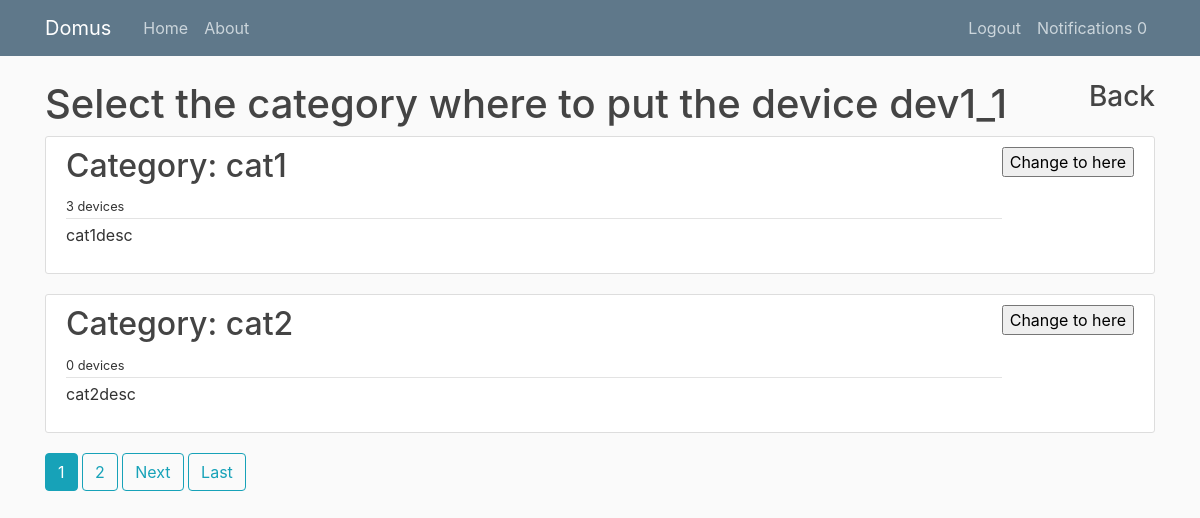
/category/24/device/41/changecategory/24/ (signed in), run on the app's committed database.
### devices/models.py (models this page shows, shortened)
class UserProfile(models.Model):
    user = models.OneToOneField(User,on_delete=models.CASCADE)
    unreaded_notifications = models.IntegerField()

class Device(models.Model):
    deviceID = models.CharField(max_length=50, unique = True)
    Devtype = models.ForeignKey(DeviceType,on_delete=models.CASCADE)
    name = models.CharField(max_length=50)
    description = models.CharField(max_length=250)
    ip_adress = models.CharField(max_length=15)
    port = models.IntegerField()
    path = models.CharField(max_length = 100, default = '/')

class Category(models.Model):
    description = models.CharField(max_length=250)
    name = models.CharField(max_length=30)
    owner = models.ForeignKey(User,on_delete=models.CASCADE)
    devices = models.ManyToManyField(Device)

### devices/views.py (the view, shortened to what this page needs)
# urls.py: path('category/<int:catpk>/device/<int:pk>/changecategory/<int:oldcatpk>/',ChangeCategoryView.as_view(),name='changecategory'),
class ChangeCategoryView(SuccessMessageMixin,LoginRequiredMixin,UserPassesTestMixin,ListView):
    model = Category
    template_name = 'devices/change_category.html'
    context_object_name = 'categories'
    paginate_by = 2
    success_message = 'Device category successfully updated'
    def test_func(self):
        dev = get_object_or_404(Device, id=self.kwargs.get('pk'))
        cat = get_object_or_404(Category, id=self.kwargs.get('catpk'), devices=dev)
        if(cat.owner == self.request.user):
            return True
        return False
    def get_context_data(self, **kwargs):
        context = super().get_context_data(**kwargs)
        dev = get_object_or_404(Device, id=self.kwargs.get('pk'))
        cat = get_object_or_404(Category, id=self.kwargs.get('catpk'))
        oldcat = get_object_or_404(Category, id=self.kwargs.get('oldcatpk'))
        context['dev'] = dev
        context['cat'] = cat
        context['oldcat'] = oldcat
        return context
    def get_queryset(self):
       return Category.objects.filter(owner = self.request.user).order_by('name')

### devices/templates/devices/change_category.html (shortened to what this page needs)
{% extends "devices/paginable.html" %}
{% block content %}
    <div class="float-right"> <a href="{% url 'category' cat.id %}"><h3>Back</h3></a></div>
    <h1>Select the category where to put the device {{ dev.name }}</h1>
    {% for c in categories %}
        <article class="media content-section">
            <div class="media-body">
                <div class="article-metadata">
                <a href=" {% url 'category' cat.id %}"><h2>Category: {{ c.name }}</h2></a>
                <small>{{ c.devices.count }} devices</small>
                </div>
                <p class="article-content">{{ c.description }}</p>
            </div>
            <div>
                <form action="{% url 'changecategory' c.id dev.id oldcat.id %}" method="POST">
                    <input type="submit" name="Change" value="Change to here" />
                </form>
            </div>
        </article>
    {% endfor %}
{% endblock content %}

### devices/templates/devices/base.html (shortened to what this page needs)
{% load static %}
<!DOCTYPE html>
<html>
    <head>
        <link rel="stylesheet" href="https://maxcdn.bootstrapcdn.com/bootstrap/4.0.0/css/bootstrap.min.css">
        <link rel="stylesheet" type="text/css" href="{% static 'devices/main.css' %} ">
    </head>
    <body>
        <header class="site-header">
            <nav class="navbar navbar-expand-md navbar-dark bg-steel fixed-top">
                <div class="container">
                    <a class="navbar-brand mr-4" href="{% url 'home' %}">Domus</a>
                    <div class="collapse navbar-collapse" id="navbarToggle">
                        <div class="navbar-nav mr-auto">
                        <a class="nav-item nav-link" href="{% url 'home' %}">Home</a>
                        <a class="nav-item nav-link" href="{% url 'about-page' %}">About</a>
                        </div>
                        <div class="navbar-nav">
                        {% if user.is_authenticated %}
                        <a class="nav-item nav-link" href="{% url 'logout' %}">Logout</a>
                        <a class="nav-item nav-link" href="{% url 'notifications' %}">Notifications {{ user.userprofile.unreaded_notifications }}</a>
                        {% else %}
                        <a class="nav-item nav-link" href="{% url 'login' %}">Login</a>
                        <a class="nav-item nav-link" href="{% url 'register' %}">Register</a>
                        {% endif %}
                        </div>
                    </div>
                </div>
            </nav>
        </header>
        <main role="main" class="container">
        <div class="row">
            <div class="col-md-12">
            {% block content %}{% endblock %}
            {% block pagination %} {% endblock %}
            </div>
        </div>
        </main>
    </body>
</html>

### devices/static/devices/main.css (style rules this page uses)
body { background: #fafafa; color: #333333; margin-top: 5rem; }
h1, h2, h3, h4, h5, h6 { color: #444444; }
.bg-steel { background-color: #5f788a; }
.site-header .navbar-nav .nav-link { color: #cbd5db; }
.content-section { background: #ffffff; padding: 10px 20px; border: 1px solid #dddddd; border-radius: 3px; margin-bottom: 20px; }
.article-content { white-space: pre-line; }
.article-metadata { padding-bottom: 1px; margin-bottom: 4px; border-bottom: 1px solid #e3e3e3 }

### data on the page
Device: name "dev1_1"
Category: name "cat1", devices.count "3", description "cat1desc"
Category: name "cat2", devices.count "0", description "cat2desc"

### other printed values
{{ user.userprofile.unreaded_notifications }} "0"
{{ num }} "1"
{{ num }} "2"
